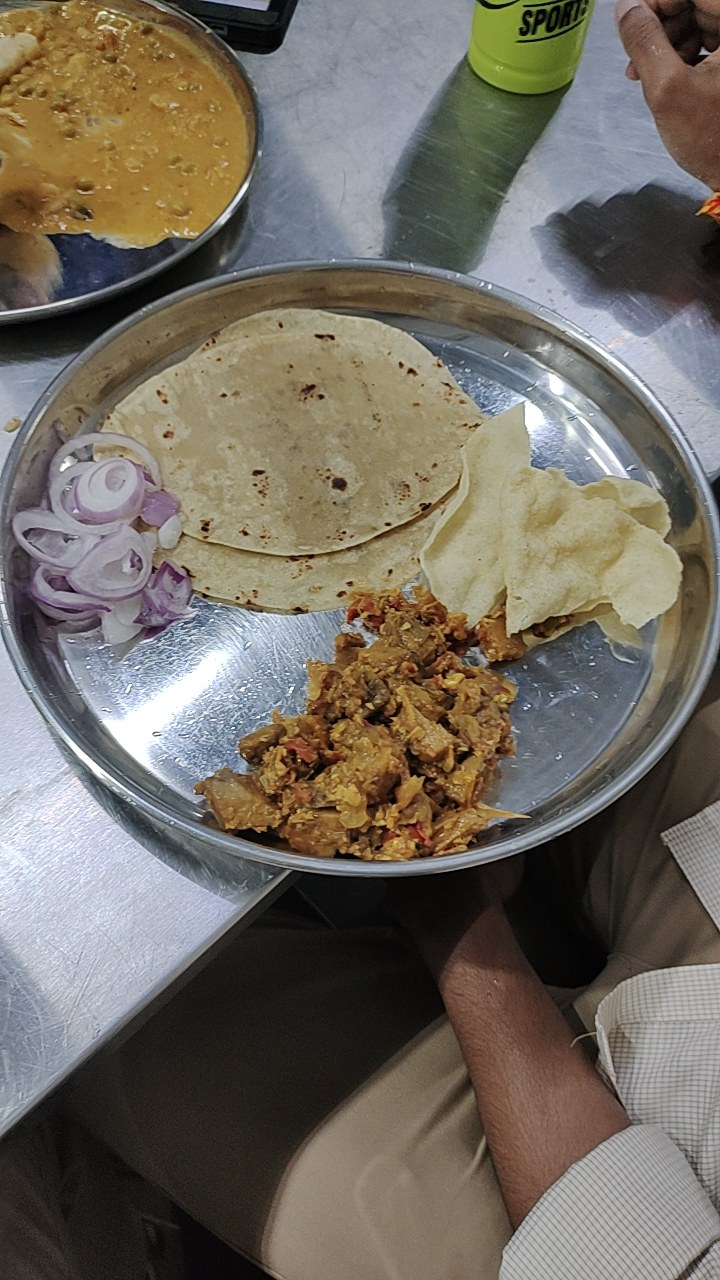
#> input picture backend/sample_test_plates/P1031_before.jpg, 720 x 1280 px
$ python -i ecoplate_waste_estimator.py   (imports and definitions only)
#> lines starting #> are read from the running program, lines starting #| are printed output that depends on the picture; after the words box and inside, x2 and y2 are one past the last pixel; in counts of white or black regions, pixels touching at a corner belong together
#> further down, picture is the input picture: shape (1280, 720, 3); mean B, G, R 97.5, 107.8, 114.5
"""
EcoPlate AI: Smart Plate-Constrained Food Waste Estimation Pipeline (Option A)
==============================================================================
Features:
1. Plate ROI Pre-Processing & Detection: Detects plate boundary to eliminate
   neighbor plates, table surfaces, and background objects (phones, clothes).
2. Dual-Confidence Post-Processing: Uses high confidence on after plates to
   eliminate ghost residue detections on clean plates.
3. Mask Rim Clipping: Enforces zero bleed outside the plate rim.
4. Item-by-Item & Overall Food Waste Calculation:
   - Area_before, Area_after, Waste %, Consumed %
5. Professional Side-by-Side Visualizations with Waste Scorecard Dashboard.
6. Structured CSV Report Export.
"""

import os
import sys
import cv2
import numpy as np
import pandas as pd
from ultralytics import YOLO

# [1 line not run here, left out]

# Paths with robust local auto-detection
CURRENT_DIR = os.path.dirname(os.path.abspath(__file__))

MODEL_PATH = os.path.join(CURRENT_DIR, "weights", "yolo11s_level1_best.pt")
if not os.path.exists(MODEL_PATH):
    MODEL_PATH = os.path.join(CURRENT_DIR, "weights", "best.pt")
if not os.path.exists(MODEL_PATH):
    MODEL_PATH = r"f:\4 year\nndl\Team-4\runs\segment\training_runs\yolo11n_food_seg_v2\weights\best.pt"

TEST_DIR = os.path.join(CURRENT_DIR, "sample_test_plates")
if not os.path.exists(TEST_DIR):
    TEST_DIR = r"f:\4 year\nndl\Team-4\full_dataset_masks\yolo_dataset\images\test"

OUTPUT_DIR = os.path.join(CURRENT_DIR, "results", "level1_waste_estimation")

# Classes & Color Palette (BGR)
CLASS_NAMES = ['rice', 'dal_sambar', 'fryums', 'curry', 'poori', 'curd', 'chutney_pickle', 'other_food']
CLASS_COLORS = {
    'rice':           (0, 255, 255),    # Yellow
    'dal_sambar':     (0, 165, 255),    # Orange
    'fryums':         (0, 0, 255),      # Red
    'curry':          (0, 230, 0),      # Green
    'poori':          (255, 200, 0),    # Cyan/Blue
    'curd':           (240, 240, 240),  # White
    'chutney_pickle': (180, 0, 255),    # Purple
    'other_food':     (255, 0, 150),    # Pink
}


def detect_plate_bounds(img):
    """
    Detects the main circular dining plate in the photo.
    Returns: cx, cy, radius, plate_mask (uint8 binary 255/0)
    """
    h, w = img.shape[:2]
#> h = 1280; w = 720
    gray = cv2.cvtColor(img, cv2.COLOR_BGR2GRAY)
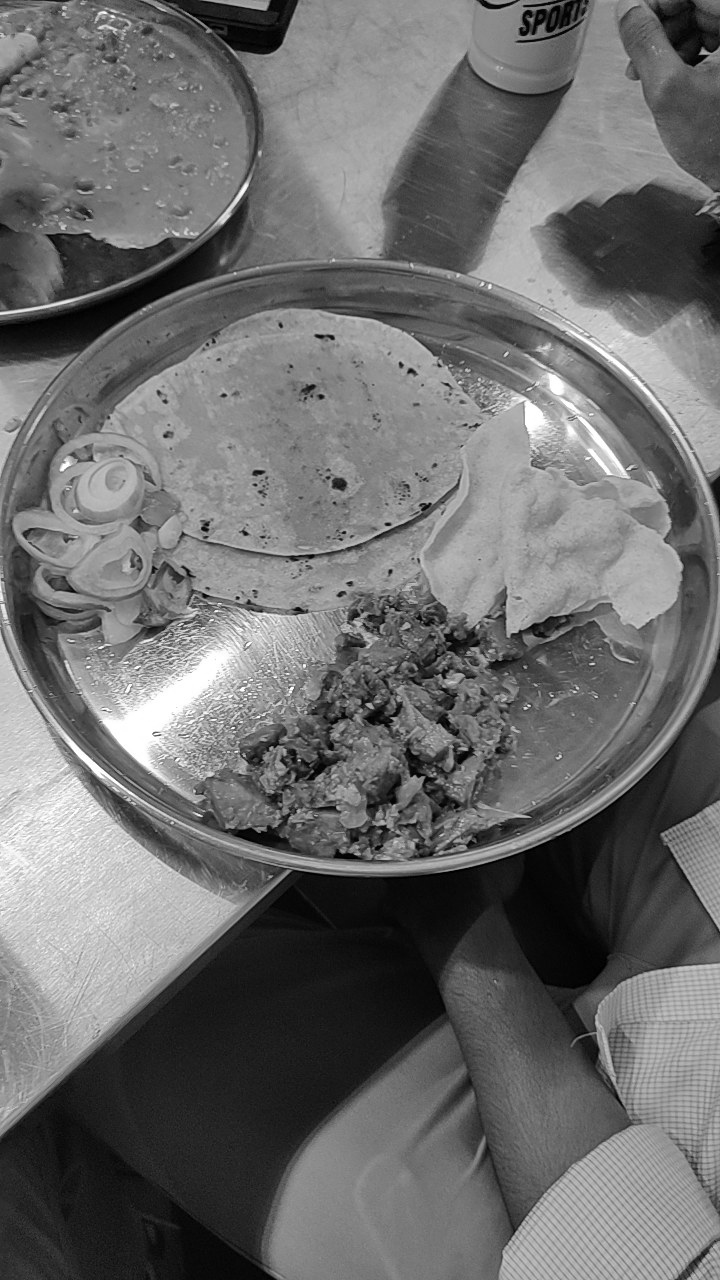
#> gray: shape (1280, 720); min 0, max 255, mean 108.7
    blurred = cv2.GaussianBlur(gray, (21, 21), 0)
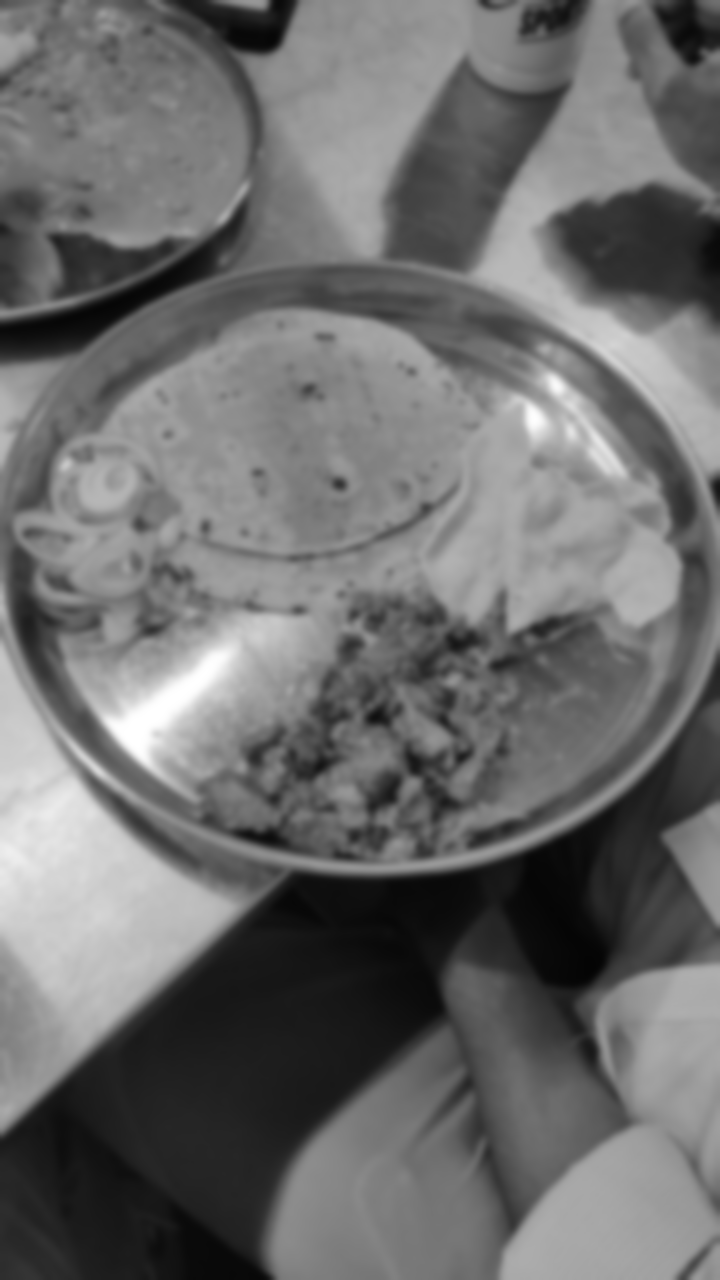
#> blurred: shape (1280, 720); min 4, max 255, mean 108.7

    target_cy = int(h * 0.42)
#> target_cy = 537
    best_circle = None
    min_dist = float('inf')

    # Multi-pass Hough Circle detection
    for p2 in [35, 25, 20]:
        circles = cv2.HoughCircles(
            blurred, cv2.HOUGH_GRADIENT, dp=1.2,
            minDist=int(min(w, h) * 0.30),
            param1=80, param2=p2,
            minRadius=int(w * 0.30),
            maxRadius=int(w * 0.55)
        )
        if circles is not None:
            for c in circles[0]:
                cx, cy, r = c
                dist = np.hypot(cx - w / 2, cy - target_cy)
                if dist < min_dist and dist < min(w, h) * 0.35:
                    min_dist = dist
                    best_circle = (int(cx), int(cy), int(r))
            if best_circle is not None:
                break
#> this loop made 1 pass
#> circles on pass 1: [[286.2, 551.4, 284.2]]
#> after the loop, best_circle = (286, 551, 284); min_dist = 75.19

    if best_circle is not None:
        cx, cy, r = best_circle
#> cx = 286; cy = 551; r = 284
        r_inner = int(r * 0.96)  # Slightly inside rim to avoid reflections
#> r_inner = 272
    else:
        # Fallback: Default center dining ROI
        cx, cy = w // 2, int(h * 0.44)
        r_inner = int(w * 0.47)

    plate_mask = np.zeros((h, w), dtype=np.uint8)
    cv2.circle(plate_mask, (cx, cy), r_inner, 255, -1)
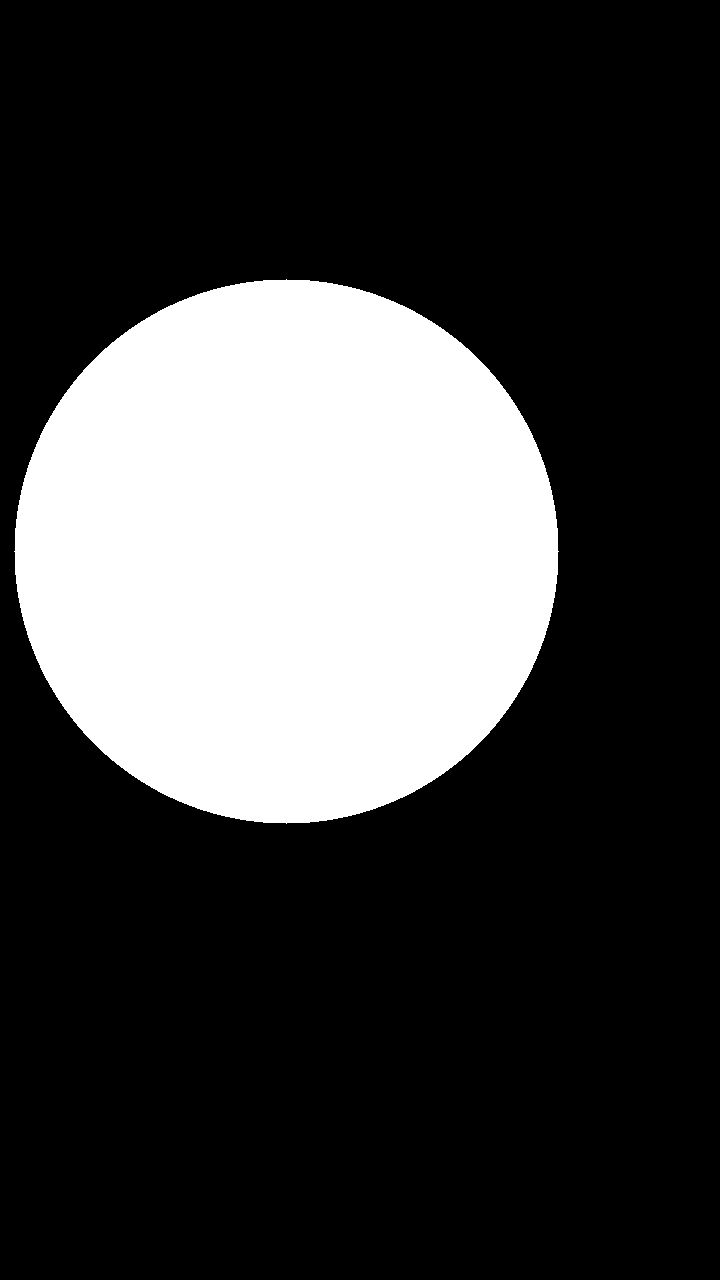
#> plate_mask: shape (1280, 720); 25.2% white; 1 white region, box (x1, y1, x2, y2) and area: (14, 279, 559, 824) 232393
    return cx, cy, r_inner, plate_mask


# [373 lines left out: functions segment_plate_contents, render_annotated_plate, build_comparison_dashboard, run_pipeline, not called in this run]


# [2 lines not run here, left out]

>>> import cv2
>>> picture = cv2.imread('sample_test_plates/P1031_before.jpg')
>>> result = detect_plate_bounds(picture)
